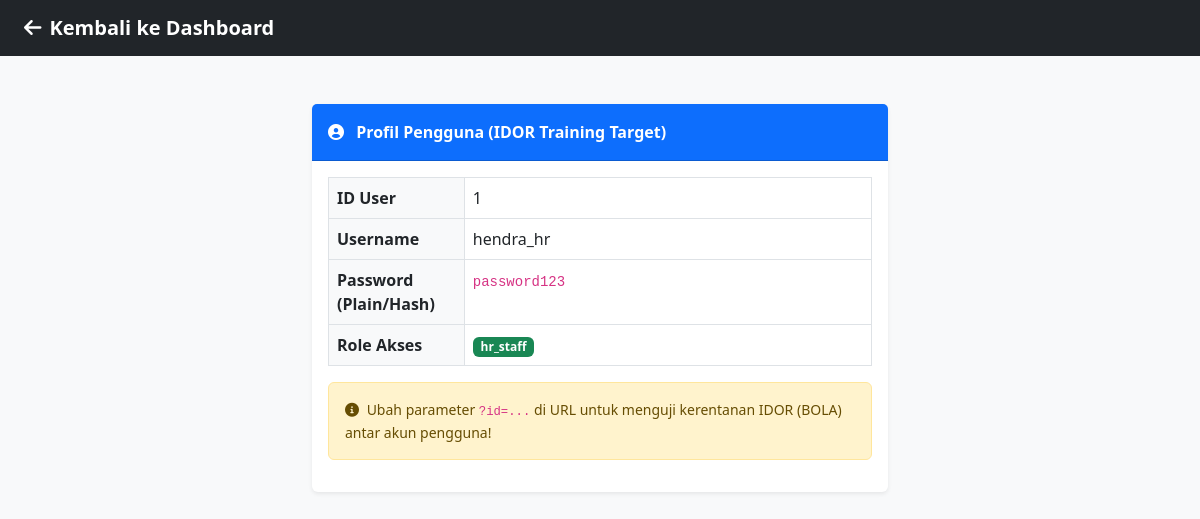
/profile.php?id=1 (signed in), run on the app's committed database.
### tables this page shows
CREATE TABLE IF NOT EXISTS users (
    id INT AUTO_INCREMENT PRIMARY KEY,
    username VARCHAR(50) NOT NULL,
    password VARCHAR(255) NOT NULL,
    role VARCHAR(50) NOT NULL,
    created_at TIMESTAMP DEFAULT CURRENT_TIMESTAMP
);

### src/profile.php (the view, shortened to what this page needs)
<?php
include 'config.php';
$profile_id = isset($_GET['id']) ? $_GET['id'] : $_SESSION['user_id'];
$query = "SELECT * FROM users WHERE id = $profile_id";
$result = $conn->query($query);
$profile = $result ? $result->fetch_assoc() : null;
?>
<!DOCTYPE html>
<html lang="id">
<head>
    <link href="https://cdn.jsdelivr.net/npm/bootstrap@5.3.0/dist/css/bootstrap.min.css" rel="stylesheet">
    <link href="https://cdnjs.cloudflare.com/ajax/libs/font-awesome/6.0.0/css/all.min.css" rel="stylesheet">
</head>
<body class="bg-light">
    <nav class="navbar navbar-dark bg-dark px-4">
        <a class="navbar-brand fw-bold" href="index.php"><i class="fas fa-arrow-left me-2"></i>Kembali ke Dashboard</a>
    </nav>
    <div class="container my-5" style="max-width: 600px;">
        <div class="card border-0 shadow-sm">
            <div class="card-header bg-primary text-white fw-bold py-3">
                <i class="fas fa-user-circle me-2"></i> Profil Pengguna (IDOR Training Target)
            </div>
            <div class="card-body">
                <?php if($profile): ?>
                    <table class="table table-bordered">
                        <tr>
                            <th class="w-25 bg-light">ID User</th>
                            <td><?= $profile['id']; ?></td>
                        </tr>
                        <tr>
                            <th class="bg-light">Username</th>
                            <td><?= htmlspecialchars($profile['username']); ?></td>
                        </tr>
                        <tr>
                            <th class="bg-light">Password (Plain/Hash)</th>
                            <td><code><?= htmlspecialchars($profile['password']); ?></code></td>
                        </tr>
                        <tr>
                            <th class="bg-light">Role Akses</th>
                            <td><span class="badge bg-success"><?= htmlspecialchars($profile['role']); ?></span></td>
                        </tr>
                    </table>
                    <div class="alert alert-warning small mt-3">
                        <i class="fas fa-info-circle me-1"></i> Ubah parameter <code>?id=...</code> di URL untuk menguji kerentanan IDOR (BOLA) antar akun pengguna!
                    </div>
                <?php else: ?>
                    <div class="alert alert-danger">Data pengguna tidak ditemukan.</div>
                <?php endif; ?>
            </div>
        </div>
    </div>
</body>
</html>

### data on the page
users: id "1", username "hendra_hr", password "password123", role "hr_staff"
